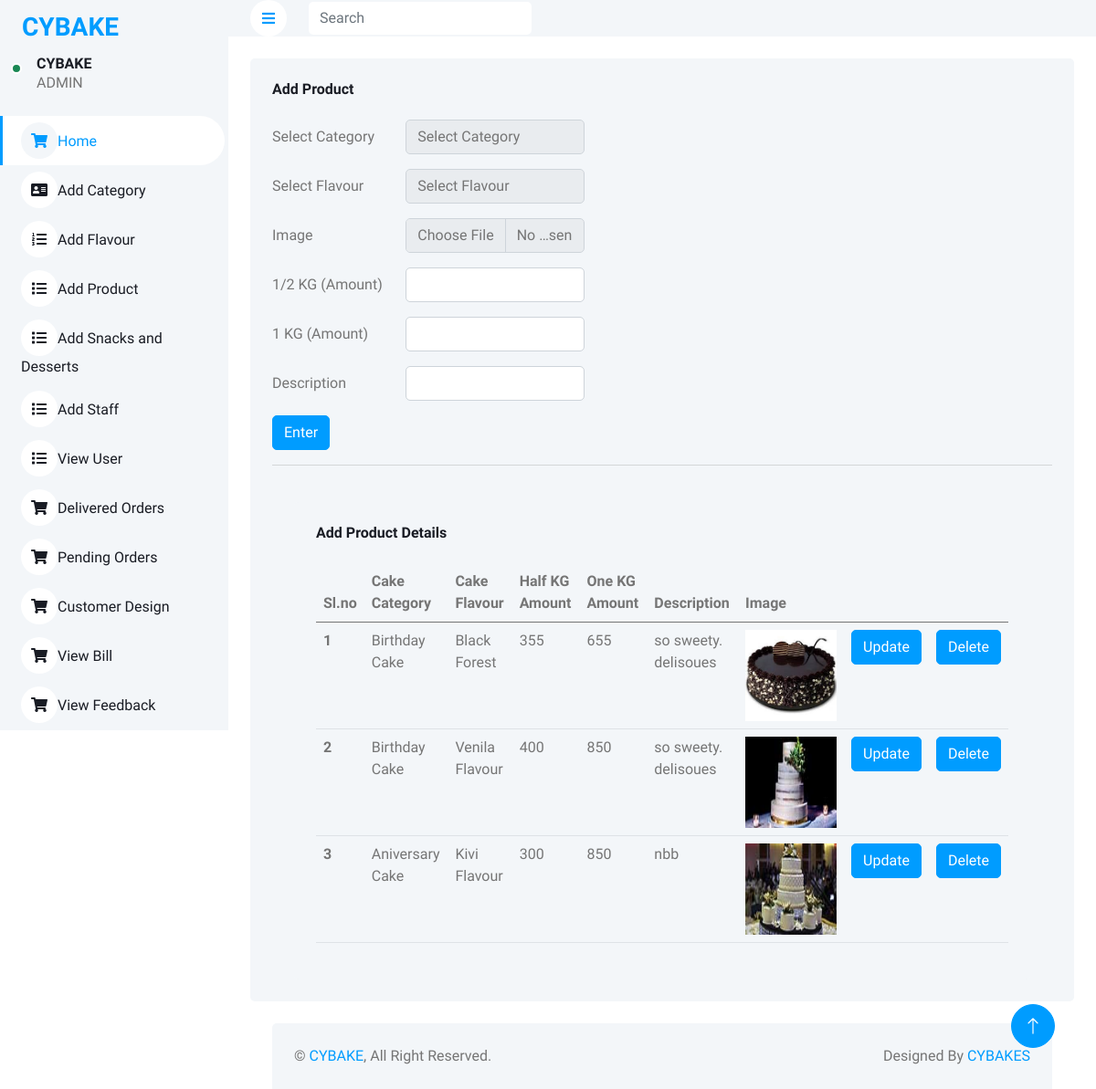
/admin/addproduct.php, run on the app's committed database.
### tables this page shows
CREATE TABLE `product` (
  `id` int(100) NOT NULL,
  `cat` varchar(100) NOT NULL,
  `flavour` varchar(100) NOT NULL,
  `halfkg` varchar(100) NOT NULL,
  `onekg` varchar(100) NOT NULL,
  `descr` varchar(100) NOT NULL,
  `image` varchar(100) NOT NULL
);

### admin/addproduct.php (the view, shortened to what this page needs)
<!DOCTYPE html>
<html lang="en">
<head>
    <link href="https://cdnjs.cloudflare.com/ajax/libs/font-awesome/5.10.0/css/all.min.css" rel="stylesheet">
    <link href="https://cdn.jsdelivr.net/npm/bootstrap-icons@1.4.1/font/bootstrap-icons.css" rel="stylesheet">
    <link href="lib/owlcarousel/assets/owl.carousel.min.css" rel="stylesheet">
    <link href="lib/tempusdominus/css/tempusdominus-bootstrap-4.min.css" rel="stylesheet" />
    <link href="css/bootstrap.min.css" rel="stylesheet">
    <link href="css/style.css" rel="stylesheet">
</head>
<body>
<?php include 'header.php'; ?>
 <div class="container-fluid pt-4 px-4">
                <div class="row g-4">
                    <div class="col-sm-12 col-xl-12">
					<div class="bg-light rounded h-100 p-4">
                            <h6 class="mb-4">Add Product</h6>
                            <form action="#" method="post" enctype="multipart/form-data">
								<div class="row mb-3">
                                    <label for="text" class="col-sm-2 col-form-label">Select Category</label>
                                    <div class="col-sm-3">
                                        <select class="form-control" name="cat" required >
										<option value="">Select Category</option>
										</select>
                                    </div>
                                </div>
								<div class="row mb-3">
                                    <label for="text" class="col-sm-2 col-form-label">Select Flavour</label>
                                    <div class="col-sm-3">
                                        <select class="form-control" name="flavour" required >
										<option value="">Select Flavour</option>
										</select>
                                    </div>
                                </div>
								<div class="row mb-3">
                                    <label for="number" class="col-sm-2 col-form-label">Image</label>
                                    <div class="col-sm-3">
                                        <input type="file" class="form-control" name="image" id="price">
                                    </div>
                                </div>
								<div class="row mb-3">
                                    <label for="number" class="col-sm-2 col-form-label">1/2 KG (Amount)</label>
                                    <div class="col-sm-3">
                                        <input type="text" name="halfkg" class="form-control" id="price">
                                    </div>
                                </div>
								<div class="row mb-3">
                                    <label for="number" class="col-sm-2 col-form-label">1 KG (Amount)</label>
                                    <div class="col-sm-3">
                                        <input type="text" name="onekg" class="form-control" id="price">
                                    </div>
                                </div>
								<div class="row mb-3">
                                    <label for="number" class="col-sm-2 col-form-label">Description</label>
                                    <div class="col-sm-3">
                                        <input type="text" name="descr" class="form-control" id="price">
                                    </div>
                                </div>
                                <button type="submit" name="add" class="btn btn-primary">Enter</button>
								<hr>
								</form>
								 <div class="container-fluid pt-4 px-4">
									<div class="row g-4">
										<div class="col-12">
											<div class="bg-light rounded h-100 p-4">
												<h6 class="mb-4">Add Product Details</h6>
												<div class="table-responsive">
													<table class="table">
														<thead>
															<tr>
																<th scope="col">Sl.no</th>
																<th scope="col">Cake Category</th>
																<th scope="col">Cake Flavour</th>
																<th scope="col">Half KG Amount</th>
																<th scope="col">One KG Amount</th>
																<th scope="col">Description</th>
																<th scope="col">Image</th>
																<th></th>
																<th></th>
															</tr>
														</thead>
														<tbody>
														<?php
								include 'config.php';
								$sql1="select * from product";
								$result1=mysqli_query($con,$sql1);
								$num1=mysqli_num_rows($result1);
								$sl=0;
								if($num1>0)
								{
									while($row1=mysqli_fetch_array($result1))
									{
										$sl+=1;
										$id=$row1[0];
										$cat=$row1['cat'];
										$flavour=$row1['flavour'];
										$halfkg=$row1['halfkg'];
										$onekg=$row1['onekg'];
										$descr=$row1['descr'];
										$image=$row1['image'];
								?>
															<tr>
																<th scope="row"><?php echo $sl;?></th>
																<td><?php echo $cat; ?></td>
																<td><?php echo $flavour; ?></td>
																<td><?php echo $halfkg; ?></td>
																<td><?php echo $onekg; ?></td>
																<td><?php echo $descr; ?></td>
																<td><img src="image/<?php echo $image; ?>" style="height:100px;width:100px;"></td>
																<td><a href="uproduct.php?uid=<?php echo $id; ?>" class="btn btn-primary" name="submit">Update</a></td>
																<td>
																<form action="#" method="post">
																<button type="submit" name="delete" class="btn btn-primary" name="submit">Delete</button>
																</form>
																</td>
															</tr>
															<?php
									}
								}
								?>
														</tbody>
													</table>
												</div>
											</div>
										</div>
									</div>
								</div>
								</div>
                        </div>
                    </div>
            <?php include 'footer.php' ;?>
        </div>
        <a href="#" class="btn btn-lg btn-primary btn-lg-square back-to-top"><i class="bi bi-arrow-up"></i></a>
    </div>
</body>
</html>

### admin/css/style.css (style rules this page uses)
:root { --primary: #009CFF; --light: #F3F6F9; --dark: #191C24; }
.back-to-top { position: fixed; display: none; right: 45px; bottom: 45px; z-index: 99; }
.btn { transition: .5s; }
.btn.btn-primary { color: #FFFFFF; }
.btn-lg-square { width: 48px; height: 48px; }
.btn-square, .btn-sm-square, .btn-lg-square { padding: 0; display: inline-flex; align-items: center; justify-content: center; font-weight: normal; border-radius: 50px; }

### data on the page
product: cat "Birthday Cake", flavour "Black Forest", halfkg "355", onekg "655", descr "so sweety. delisoues", image (picture)
product: cat "Birthday Cake", flavour "Venila Flavour", halfkg "400", onekg "850", descr "so sweety. delisoues", image (picture)
product: cat "Aniversary Cake", flavour "Kivi Flavour", halfkg "300", onekg "850", descr "nbb", image (picture)
